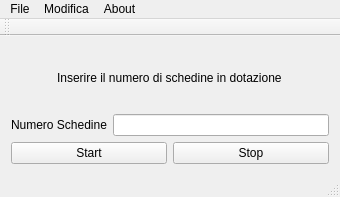
<?xml version="1.0" encoding="UTF-8"?>
<ui version="4.0">
    <class>MainWindow</class>
    <widget class="QMainWindow" name="MainWindow">
        <property name="geometry">
            <rect>
                <x>0</x>
                <y>0</y>
                <width>340</width>
                <height>197</height>
            </rect>
        </property>
        <property name="sizePolicy">
            <sizepolicy hsizetype="Minimum" vsizetype="Minimum">
                <horstretch>0</horstretch>
                <verstretch>0</verstretch>
            </sizepolicy>
        </property>
        <property name="windowTitle">
            <string>Room Monitor</string>
        </property>
        <widget class="QWidget" name="centralWidget">
            <layout class="QGridLayout" name="gridLayout_2">
                <item row="2" column="0">
                    <layout class="QHBoxLayout" name="horizontalLayout_1">
                        <item>
                            <widget class="QLabel" name="labelNSchedine">
                                <property name="maximumSize">
                                    <size>
                                        <width>200</width>
                                        <height>16777215</height>
                                    </size>
                                </property>
                                <property name="text">
                                    <string>Numero Schedine</string>
                                </property>
                            </widget>
                        </item>
                        <item>
                            <widget class="QLineEdit" name="nSchedine">
                                <property name="maxLength">
                                    <number>10</number>
                                </property>
                            </widget>
                        </item>
                    </layout>
                </item>
                <item row="3" column="0">
                    <layout class="QHBoxLayout" name="horizontalLayout">
                        <item>
                            <widget class="QPushButton" name="startButton">
                                <property name="text">
                                    <string>Start</string>
                                </property>
                            </widget>
                        </item>
                        <item>
                            <widget class="QPushButton" name="stopButton">
                                <property name="text">
                                    <string>Stop</string>
                                </property>
                            </widget>
                        </item>
                    </layout>
                </item>
                <item row="0" column="0">
                    <layout class="QHBoxLayout" name="horizontalLayout_2">
                        <item>
                            <widget class="QLabel" name="label">
                                <property name="sizePolicy">
                                    <sizepolicy hsizetype="Fixed" vsizetype="Expanding">
                                        <horstretch>0</horstretch>
                                        <verstretch>0</verstretch>
                                    </sizepolicy>
                                </property>
                                <property name="autoFillBackground">
                                    <bool>false</bool>
                                </property>
                                <property name="text">
                                    <string>Inserire il numero di schedine in dotazione</string>
                                </property>
                            </widget>
                        </item>
                    </layout>
                </item>
            </layout>
        </widget>
        <widget class="QMenuBar" name="menuBar">
            <property name="geometry">
                <rect>
                    <x>0</x>
                    <y>0</y>
                    <width>340</width>
                    <height>22</height>
                </rect>
            </property>
            <widget class="QMenu" name="menuFile">
                <property name="title">
                    <string>File</string>
                </property>
                <addaction name="actionChiudi"/>
            </widget>
            <widget class="QMenu" name="menuEdit">
                <property name="title">
                    <string>Modifica</string>
                </property>
                <addaction name="actionSettings"/>
            </widget>
            <widget class="QMenu" name="menuAbout">
                <property name="title">
                    <string>About</string>
                </property>
                <addaction name="actionInformazioni"/>
            </widget>
            <addaction name="menuFile"/>
            <addaction name="menuEdit"/>
            <addaction name="menuAbout"/>
        </widget>
        <widget class="QToolBar" name="mainToolBar">
            <attribute name="toolBarArea">
                <enum>TopToolBarArea</enum>
            </attribute>
            <attribute name="toolBarBreak">
                <bool>false</bool>
            </attribute>
        </widget>
        <widget class="QStatusBar" name="statusBar"/>
        <action name="actionSettings">
            <property name="text">
                <string>Impostazioni...</string>
            </property>
        </action>
        <action name="actionInformazioni">
            <property name="text">
                <string>Informazioni</string>
            </property>
        </action>
        <action name="actionChiudi">
            <property name="text">
                <string>Chiudi</string>
            </property>
        </action>
    </widget>
    <layoutdefault spacing="6" margin="11"/>
    <tabstops>
        <tabstop>nSchedine</tabstop>
        <tabstop>startButton</tabstop>
        <tabstop>stopButton</tabstop>
    </tabstops>
    <resources/>
    <connections>
        <connection>
            <sender>actionChiudi</sender>
            <signal>triggered()</signal>
            <receiver>MainWindow</receiver>
            <slot>close()</slot>
            <hints>
                <hint type="sourcelabel">
                    <x>-1</x>
                    <y>-1</y>
                </hint>
                <hint type="destinationlabel">
                    <x>169</x>
                    <y>98</y>
                </hint>
            </hints>
        </connection>
    </connections>
</ui>
